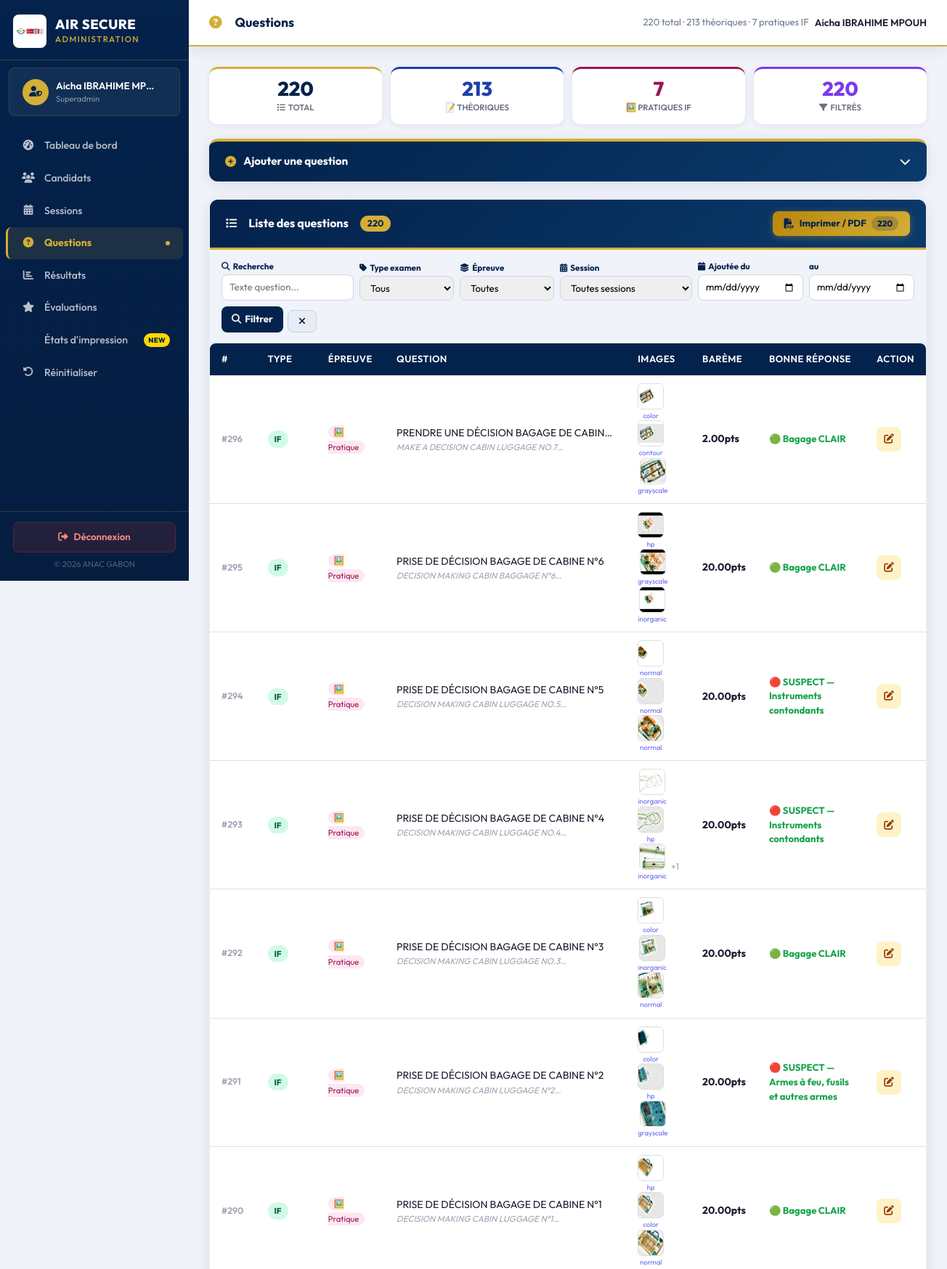
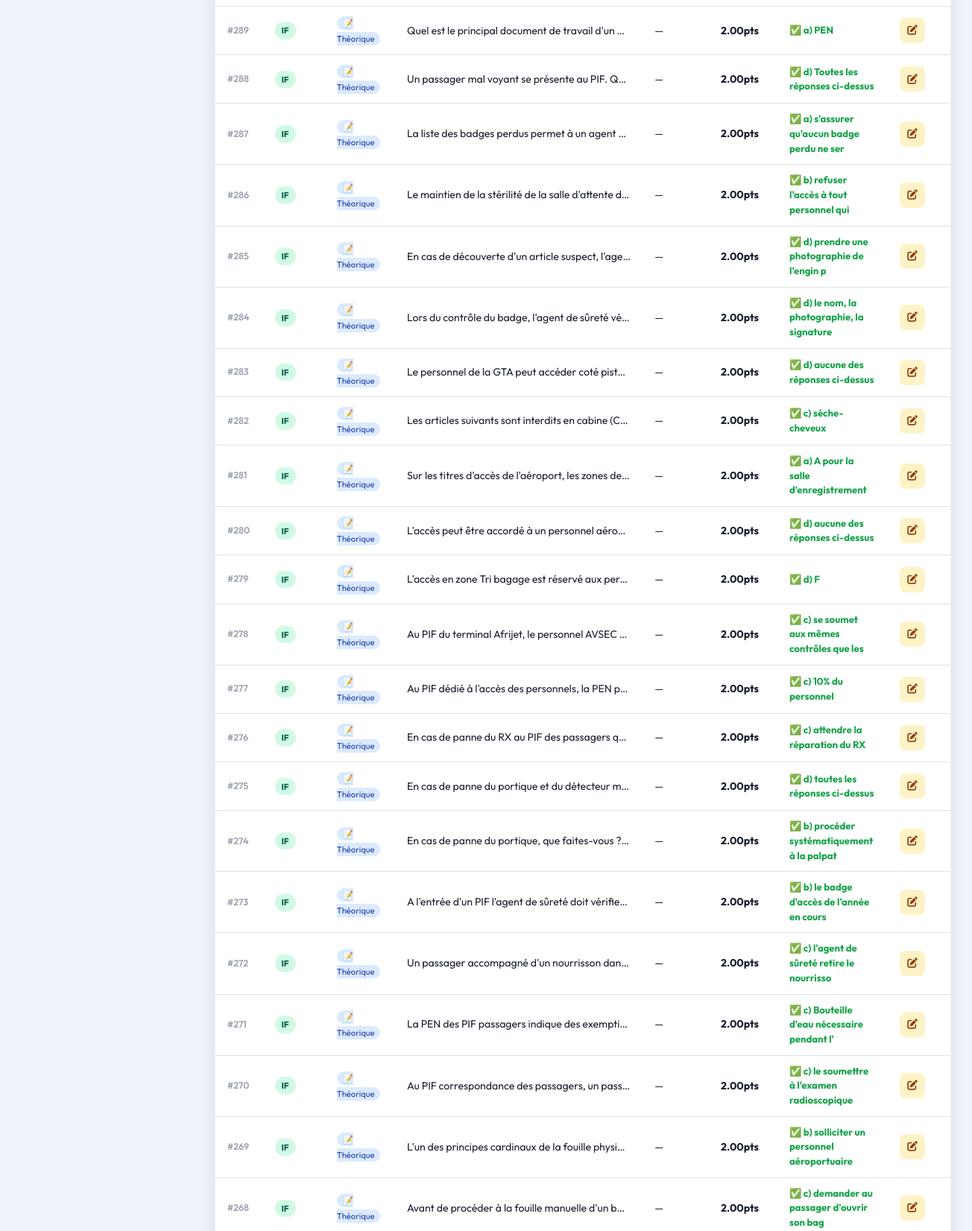
The app's page /ANAC/admin/questions.php (signed in, upper part) with its own data (2 pictures, top to bottom).
### tables this page shows
CREATE TABLE `question` (
  `id` int(11) NOT NULL,
  `idtype_examen` int(11) NOT NULL COMMENT 'FK type_examen.idtype_examen',
  `type_question` enum('theorique','pratique') DEFAULT 'theorique',
  `question_text_fr` text NOT NULL COMMENT 'Libellé français',
  `question_text_en` text NOT NULL COMMENT 'Libellé anglais',
  `images` longtext DEFAULT NULL COMMENT 'JSON array noms fichiers ex: ["if_scan1.jpg","if_bag1.jpg"]',
  `images_data` longtext DEFAULT NULL COMMENT 'JSON objet traitements par image ex: {"if_scan1.jpg":{"defaut":"hp","disponibles":["normal","hp","organic"]}}',
  `option1_fr` varchar(500) NOT NULL,
  `option1_en` varchar(500) NOT NULL,
  `option2_fr` varchar(500) NOT NULL,
  `option2_en` varchar(500) NOT NULL,
  `option3_fr` varchar(500) DEFAULT NULL,
  `option3_en` varchar(500) DEFAULT NULL,
  `option4_fr` varchar(500) DEFAULT NULL,
  `option4_en` varchar(500) DEFAULT NULL,
  `correct_option` int(1) NOT NULL COMMENT '1 à 4 — option correcte',
  `bareme` decimal(5,2) DEFAULT 2.00 COMMENT 'Points par bonne réponse',
  `created_at` timestamp NOT NULL DEFAULT current_timestamp(),
  `images_traitements` longtext DEFAULT NULL COMMENT 'Association image → traitement : {"scan1.jpg":"contour", ...}' CHECK (json_valid(`images_traitements`))
);

CREATE TABLE `type_examen` (
  `idtype_examen` int(11) NOT NULL,
  `code` varchar(20) NOT NULL COMMENT 'AS, IF, INST, SENS, FORM',
  `nom_fr` varchar(100) NOT NULL,
  `nom_en` varchar(100) NOT NULL,
  `description_fr` text DEFAULT NULL,
  `duree_minutes` int(11) NOT NULL DEFAULT 90,
  `seuil_reussite` decimal(5,2) NOT NULL DEFAULT 80.00,
  `nb_questions_theorique` int(11) DEFAULT 0,
  `nb_questions_pratique` int(11) DEFAULT 0,
  `a_deux_parties` tinyint(1) DEFAULT 0,
  `actif` tinyint(1) DEFAULT 1
);

CREATE TABLE `traitements_image` (
  `id` int(11) NOT NULL,
  `code` varchar(30) NOT NULL COMMENT 'clé JS : normal, grayscale, color...',
  `libelle` varchar(60) NOT NULL COMMENT 'Libellé affiché',
  `actif` tinyint(1) DEFAULT 1
);

### ANAC/admin/questions.php (the view, shortened to what this page needs)
<?php
include '../php/db_connection.php';
$tr_q=$conn->query("SELECT id,code,libelle FROM traitements_image WHERE actif=1 ORDER BY id");
$w = "WHERE 1=1";
$questions = $conn->query("SELECT q.*,te.code AS tc,te.nom_fr AS tn FROM question q JOIN type_examen te ON q.idtype_examen=te.idtype_examen $w ORDER BY q.id DESC");
$nb_tot=$conn->query("SELECT COUNT(*) FROM question")->fetch_row()[0];
$nb_th =$conn->query("SELECT COUNT(*) FROM question WHERE type_question='theorique'")->fetch_row()[0];
$nb_pr =$conn->query("SELECT COUNT(*) FROM question WHERE type_question='pratique'")->fetch_row()[0];
$nb_fi =$questions->num_rows;
?>
<!DOCTYPE html>
<html lang="fr">
<head>
<link href="https://cdn.jsdelivr.net/npm/bootstrap@5.3.0/dist/css/bootstrap.min.css" rel="stylesheet">
<link rel="stylesheet" href="https://cdnjs.cloudflare.com/ajax/libs/font-awesome/6.4.0/css/all.min.css">
<link href="https://cdn.jsdelivr.net/npm/sweetalert2@11/dist/sweetalert2.min.css" rel="stylesheet">
<link rel="stylesheet" href="admin_shared.css">
</head>
<body>
<div class="admin-layout">
<?php include '_sidebar.php'; ?>
<main class="admin-main">
<div class="admin-topbar">
    <div class="topbar-title"><i class="fas fa-question-circle me-2"></i>Questions</div>
    <div class="ms-auto d-flex align-items-center gap-2">
        <span style="font-size:.82rem;color:#6c7a8d;"><?= $nb_tot ?> total · <?= $nb_th ?> théoriques · <?= $nb_pr ?> pratiques IF</span>
        <span style="font-weight:600;font-size:.85rem"><?= htmlspecialchars($_SESSION['admin_nom']??'') ?></span>
    </div>
</div>
<div class="admin-content">
<div class="stat-row">
    <div class="stat-c"><div class="num" id="kpi-tot"><?= $nb_tot ?></div><div class="lbl"><i class="fas fa-list me-1"></i>Total</div></div>
    <div class="stat-c" style="border-top-color:#1e40af;"><div class="num" id="kpi-th" style="color:#1e40af;"><?= $nb_th ?></div><div class="lbl">📝 Théoriques</div></div>
    <div class="stat-c" style="border-top-color:#9d174d;"><div class="num" id="kpi-pr" style="color:#9d174d;"><?= $nb_pr ?></div><div class="lbl">🖼️ Pratiques IF</div></div>
    <div class="stat-c" style="border-top-color:#7c3aed;"><div class="num" id="kpi-fi" style="color:#7c3aed;"><?= $nb_fi ?></div><div class="lbl"><i class="fas fa-filter me-1"></i>Filtrés</div></div>
</div>
<div class="add-panel mb-4">
    <div class="add-panel-header" id="addHdr">
        <i class="fas fa-plus-circle" style="color:var(--gold)"></i>
        <span style="font-weight:700;">Ajouter une question</span>
        <i class="fas fa-chevron-down ms-auto" id="addChv"></i>
    </div>
</div>
<div class="card-admin">
    <div class="card-admin-header" style="flex-wrap:wrap;gap:8px;row-gap:6px;">
        <i class="fas fa-list me-2"></i>
        <h5>Liste des questions</h5>
        <span class="badge-count ms-2" id="badgeQ"><?= $nb_fi ?></span>
        <div style="margin-left:auto;display:flex;flex-direction:column;align-items:flex-end;">
            <button class="btn-pdf-questions" id="btnPdfQ" onclick="ouvrirImpression()">
                <i class="fas fa-file-pdf"></i>
                <span>Imprimer / PDF</span>
                <span class="pdf-count" id="pdfCount"><?= $nb_fi ?></span>
            </button>
        </div>
    </div>
    <div class="card-admin-body p-0">
        <form method="GET" id="filterForm">
            <div class="filter-ext">
                <div class="fg" style="min-width:180px;">
                    <span class="fl"><i class="fas fa-search me-1"></i>Recherche</span>
                    <input type="text" name="f_q" class="fc" id="srchQ"
                           placeholder="Texte question..."
                           value="<?= htmlspecialchars($_GET['f_q']??'') ?>">
                </div>
                <div class="fg" style="max-width:130px;">
                    <span class="fl"><i class="fas fa-tag me-1"></i>Type examen</span>
                    <select name="f_type" class="fc" id="fTE" onchange="this.form.submit()">
                        <option value="">Tous</option>
                    </select>
                </div>
                <div class="fg" style="max-width:130px;">
                    <span class="fl"><i class="fas fa-layer-group me-1"></i>Épreuve</span>
                    <select name="f_tq" class="fc" id="fTQ" onchange="this.form.submit()">
                        <option value="">Toutes</option>
                    </select>
                </div>
                <div class="fg" style="min-width:180px;">
                    <span class="fl"><i class="fas fa-calendar-alt me-1"></i>Session</span>
                    <select name="f_sess" class="fc" onchange="this.form.submit()">
                        <option value="">Toutes sessions</option>
                    </select>
                </div>
                <div class="fg" style="max-width:145px;">
                    <span class="fl"><i class="fas fa-calendar me-1"></i>Ajoutée du</span>
                    <input type="date" name="f_deb" class="fc"
                           value="<?= htmlspecialchars($_GET['f_deb']??'') ?>"
                           onchange="this.form.submit()">
                </div>
                <div class="fg" style="max-width:145px;">
                    <span class="fl">au</span>
                    <input type="date" name="f_fin" class="fc"
                           value="<?= htmlspecialchars($_GET['f_fin']??'') ?>"
                           onchange="this.form.submit()">
                </div>
                <div style="display:flex;gap:6px;align-items:flex-end;">
                    <button type="submit" class="btn-flt btn-apply"><i class="fas fa-search"></i>Filtrer</button>
                    <a href="questions.php" class="btn-flt btn-rst" style="text-decoration:none;"><i class="fas fa-times"></i></a>
                </div>
            </div>
        </form>
        <div style="overflow-x:auto;">
            <table class="table-admin" id="tblQ">
                <thead>
                    <tr><th>#</th><th>Type</th><th>Épreuve</th><th>Question</th><th>Images</th><th>Barème</th><th>Bonne réponse</th><th>Action</th></tr>
                </thead>
                <tbody>
                <?php $questions->data_seek(0); while($q=$questions->fetch_assoc()):
                    $imgs_q = !empty($q['images']) ? (json_decode($q['images'],true)??[]) : [];
                    $traits_q= !empty($q['images_traitements']) ? (json_decode($q['images_traitements'],true)??[]) : [];
                    $co = intval($q['correct_option']);
                    if ($q['type_question']==='pratique') {
                        if ($co===1) $rep_ok = '🟢 Bagage CLAIR';
                        else {
                            $cat_lib = $q['option3_fr'] ?? '';
                            $rep_ok = '🔴 SUSPECT' . ($cat_lib ? ' — '.$cat_lib : '');
                        }
                    } else {
                        $col_ok = 'option'.$co.'_fr';
                        $rep_ok = '✅ '.htmlspecialchars(mb_substr($q[$col_ok]??'',0,40));
                    }
                ?>
                <tr data-type="<?= $q['tc'] ?>" data-tq="<?= $q['type_question'] ?>"
                    data-s="<?= strtolower(htmlspecialchars($q['question_text_fr'])) ?>">
                    <td style="color:#9ca3af;font-size:.78rem;font-weight:600;">#<?= $q['id'] ?></td>
                    <td><span class="tp tp-<?= $q['tc'] ?>"><?= $q['tc'] ?></span></td>
                    <td>
                        <?= $q['type_question']==='pratique'
                            ? '<span style="font-size:.7rem;background:#fce7f3;color:#9d174d;padding:2px 8px;border-radius:20px;">🖼️ Pratique</span>'
                            : '<span style="font-size:.7rem;background:#dbeafe;color:#1e40af;padding:2px 8px;border-radius:20px;">📝 Théorique</span>' ?>
                    </td>
                    <td>
                        <div class="q-txt" title="<?= htmlspecialchars($q['question_text_fr']) ?>">
                            <?= htmlspecialchars($q['question_text_fr']) ?>
                        </div>
                        <?php if($q['question_text_en']): ?>
                        <div style="font-size:.73rem;color:#9ca3af;font-style:italic;">
                            <?= htmlspecialchars(mb_substr($q['question_text_en'],0,55)) ?>…
                        </div>
                        <?php endif; ?>
                    </td>
                    <td>
                        <?php if(!empty($imgs_q)): foreach(array_slice($imgs_q,0,3) as $im):
                            $tc = $traits_q[$im]??'normal'; ?>
                        <div style="display:inline-flex;flex-direction:column;align-items:center;gap:1px;margin-right:3px;">
                            <img src="../assets/images/<?= htmlspecialchars($im) ?>" class="img-th"
                                 onerror="this.style.opacity='.3'"
                                 onclick='showImgs(<?= json_encode($imgs_q) ?>)'>
                            <span style="font-size:.6rem;color:#6366f1;"><?= htmlspecialchars($tc) ?></span>
                        </div>
                        <?php endforeach;
                        if(count($imgs_q)>3): ?><small style="color:#9ca3af;">+<?= count($imgs_q)-3 ?></small><?php endif;
                        else: ?>—<?php endif; ?>
                    </td>
                    <td style="font-weight:700;"><?= $q['bareme'] ?>pts</td>
                    <td class="opt-ok" style="font-size:.82rem;max-width:200px;">
                        <?= $q['type_question']==='pratique'
                            ? htmlspecialchars($rep_ok)
                            : $rep_ok ?>
                    </td>
                    <td>
                        <a href="questions_edit.php?id=<?= $q['id'] ?>" class="btn-icon btn-icon-edit" title="Modifier"><i class="fas fa-edit"></i></a>
                    </td>
                </tr>
                <?php endwhile; ?>
                </tbody>
            </table>
        </div>
    </div>
</div>
</div>
</main>
</div>
</body>
</html>

### ANAC/admin/admin_shared.css (style rules this page uses)
:root { --blue: #03224c; --blue-mid: #0a3a6b; --blue-light: #e8eef7; --gold: #D4AF37; --gold-light: #f9f0c4; --success: #1a8a5a; --danger: #c0392b; --warn: #e67e22; --gray-bg: #f0f3f9; --gray-border:#dee2e6; --text-dark: #1a1f2e; --text-muted: #6c7a8d; --sidebar-w: 260px; --topbar-h: 64px; --radius: 12px; --radius-sm: 8px; --shadow: 0 4px 20px rgba(3,34,76,.10); --shadow-md: 0 8px 32px rgba(3,34,76,.15); --transition: 0.25s ease; }
*, *::before, *::after { box-sizing: border-box; }
body { margin: 0; font-family: 'Outfit', 'Candara', sans-serif; background: var(--gray-bg); color: var(--text-dark); font-size: 0.95rem; }
.admin-layout { display: flex; min-height: 100vh; }
.admin-main { flex: 1; margin-left: var(--sidebar-w); display: flex; flex-direction: column; min-height: 100vh; transition: margin-left var(--transition); }
.admin-topbar { height: var(--topbar-h); background: white; border-bottom: 2px solid var(--gold); display: flex; align-items: center; padding: 0 28px; gap: 16px; box-shadow: var(--shadow); position: sticky; top: 0; z-index: 100; }
.topbar-title { font-weight: 700; font-size: 1.1rem; color: var(--blue); flex: 1; display: flex; align-items: center; gap: 10px; }
.topbar-title i { color: var(--gold); }
.admin-content { padding: 28px; flex: 1; }
.card-admin { background: white; border-radius: var(--radius); box-shadow: var(--shadow); border: 1px solid rgba(3,34,76,.06); overflow: hidden; }
.card-admin-header { background: linear-gradient(135deg, var(--blue) 0%, var(--blue-mid) 100%); color: white; padding: 16px 22px; display: flex; align-items: center; gap: 10px; border-bottom: 3px solid var(--gold); }
.card-admin-header h5, .card-admin-header h4 { margin: 0; font-weight: 700; font-size: 1rem; }
.card-admin-header .badge-count { background: var(--gold); color: var(--blue); padding: 2px 10px; border-radius: 20px; font-size: .78rem; font-weight: 700; margin-left: auto; }
.card-admin-body { padding: 22px; }
.table-admin { width: 100%; border-collapse: separate; border-spacing: 0; }
.table-admin thead tr { background: transparent; }
.table-admin thead th { background: var(--blue); color: white; padding: 12px 16px; font-weight: 600; font-size: .82rem; letter-spacing: .4px; text-transform: uppercase; border: none; white-space: nowrap; }
.table-admin thead th:first-child { border-radius: var(--radius-sm) 0 0 0; }
.table-admin thead th:last-child { border-radius: 0 var(--radius-sm) 0 0; }
.table-admin tbody tr { background: white; transition: background var(--transition); border-bottom: 1px solid var(--gray-border); }
.table-admin tbody td { padding: 11px 16px; font-size: .88rem; vertical-align: middle; border: none; border-bottom: 1px solid var(--gray-border); }
.btn-icon { width: 34px; height: 34px; border-radius: var(--radius-sm); border: none; display: inline-flex; align-items: center; justify-content: center; cursor: pointer; font-size: .85rem; transition: all var(--transition); text-decoration: none; }
.btn-icon-edit { background: #fef3c7; color: #92400e; }
.add-panel { background: white; border-radius: var(--radius); box-shadow: var(--shadow); border-top: 4px solid var(--gold); margin-bottom: 24px; overflow: hidden; }
.add-panel-header { padding: 16px 22px; display: flex; align-items: center; gap: 10px; cursor: pointer; background: linear-gradient(135deg, var(--blue), var(--blue-mid)); color: white; }

### records on screen
question: id "296", idtype_examen.code "IF", type_question "🖼️ Pratique", question_text_fr "PRENDRE UNE DÉCISION BAGAGE DE CABIN…", question_text_en "MAKE A DECISION CABIN LUGGAGE NO.7", tc "color", tc "contour", tc "grayscale", bareme "2.00", correct_option "🟢 Bagage CLAIR"
question: id "295", idtype_examen.code "IF", type_question "🖼️ Pratique", question_text_fr "PRISE DE DÉCISION BAGAGE DE CABINE N°6", question_text_en "DECISION MAKING CABIN BAGGAGE N°6", tc "hp", tc "grayscale", tc "inorganic", bareme "20.00", correct_option "🟢 Bagage CLAIR"
question: id "294", idtype_examen.code "IF", type_question "🖼️ Pratique", question_text_fr "PRISE DE DÉCISION BAGAGE DE CABINE N°5", question_text_en "DECISION MAKING CABIN LUGGAGE NO.5", tc "normal", bareme "20.00", option3_fr "🔴 SUSPECT — Instruments contondants"
question: id "293", idtype_examen.code "IF", type_question "🖼️ Pratique", question_text_fr "PRISE DE DÉCISION BAGAGE DE CABINE N°4", question_text_en "DECISION MAKING CABIN LUGGAGE NO.4", tc "inorganic", tc "hp", count($imgs_q)-3 "1", bareme "20.00", option3_fr "🔴 SUSPECT — Instruments contondants"
question: id "292", idtype_examen.code "IF", type_question "🖼️ Pratique", question_text_fr "PRISE DE DÉCISION BAGAGE DE CABINE N°3", question_text_en "DECISION MAKING CABIN LUGGAGE NO.3", tc "color", tc "inorganic", tc "normal", bareme "20.00", correct_option "🟢 Bagage CLAIR"
question: id "291", idtype_examen.code "IF", type_question "🖼️ Pratique", question_text_fr "PRISE DE DÉCISION BAGAGE DE CABINE N°2", question_text_en "DECISION MAKING CABIN LUGGAGE N°2", tc "color", tc "hp", tc "grayscale", bareme "20.00", option3_fr "🔴 SUSPECT — Armes à feu, fusils et autres armes"
question: id "290", idtype_examen.code "IF", type_question "🖼️ Pratique", question_text_fr "PRISE DE DÉCISION BAGAGE DE CABINE N°1", question_text_en "DECISION MAKING CABIN LUGGAGE N°1", tc "hp", tc "color", tc "normal", bareme "20.00", correct_option "🟢 Bagage CLAIR"
question: id "289", idtype_examen.code "IF", type_question "📝 Théorique", question_text_fr "Quel est le principal document de travail d'un…", bareme "2.00", rep_ok "✅ a) PEN"
question: id "288", idtype_examen.code "IF", type_question "📝 Théorique", question_text_fr "Un passager mal voyant se présente au PIF. Q…", bareme "2.00", rep_ok "✅ d) Toutes les réponses ci-dessus"
question: id "287", idtype_examen.code "IF", type_question "📝 Théorique", question_text_fr "La liste des badges perdus permet à un agent…", bareme "2.00", rep_ok "✅ a) s'assurer qu'aucun badge perdu ne ser"
question: id "286", idtype_examen.code "IF", type_question "📝 Théorique", question_text_fr "Le maintien de la stérilité de la salle d'attente d…", bareme "2.00", rep_ok "✅ b) refuser l'accès à tout personnel qui"
question: id "285", idtype_examen.code "IF", type_question "📝 Théorique", question_text_fr "En cas de découverte d'un article suspect, l'age…", bareme "2.00", rep_ok "✅ d) prendre une photographie de l'engin p"
question: id "284", idtype_examen.code "IF", type_question "📝 Théorique", question_text_fr "Lors du contrôle du badge, l'agent de sûreté vé…", bareme "2.00", rep_ok "✅ d) le nom, la photographie, la signature"
question: id "283", idtype_examen.code "IF", type_question "📝 Théorique", question_text_fr "Le personnel de la GTA peut accéder coté pist…", bareme "2.00", rep_ok "✅ d) aucune des réponses ci-dessus"
question: id "282", idtype_examen.code "IF", type_question "📝 Théorique", question_text_fr "Les articles suivants sont interdits en cabine (C…", bareme "2.00", rep_ok "✅ c) sèche-cheveux"
question: id "281", idtype_examen.code "IF", type_question "📝 Théorique", question_text_fr "Sur les titres d'accès de l'aéroport, les zones de…", bareme "2.00", rep_ok "✅ a) A pour la salle d'enregistrement"
question: id "280", idtype_examen.code "IF", type_question "📝 Théorique", question_text_fr "L'accès peut être accordé à un personnel aéro…", bareme "2.00", rep_ok "✅ d) aucune des réponses ci-dessus"
question: id "279", idtype_examen.code "IF", type_question "📝 Théorique", question_text_fr "L'accès en zone Tri bagage est réservé aux per…", bareme "2.00", rep_ok "✅ d) F"
question: id "278", idtype_examen.code "IF", type_question "📝 Théorique", question_text_fr "Au PIF du terminal Afrijet, le personnel AVSEC…", bareme "2.00", rep_ok "✅ c) se soumet aux mêmes contrôles que les"
question: id "277", idtype_examen.code "IF", type_question "📝 Théorique", question_text_fr "Au PIF dédié à l'accès des personnels, la PEN p…", bareme "2.00", rep_ok "✅ c) 10% du personnel"
question: id "276", idtype_examen.code "IF", type_question "📝 Théorique", question_text_fr "En cas de panne du RX au PIF des passagers q…", bareme "2.00", rep_ok "✅ c) attendre la réparation du RX"
question: id "275", idtype_examen.code "IF", type_question "📝 Théorique", question_text_fr "En cas de panne du portique et du détecteur m…", bareme "2.00", rep_ok "✅ d) toutes les réponses ci-dessus"
question: id "274", idtype_examen.code "IF", type_question "📝 Théorique", question_text_fr "En cas de panne du portique, que faites-vous ?…", bareme "2.00", rep_ok "✅ b) procéder systématiquement à la palpat"
question: id "273", idtype_examen.code "IF", type_question "📝 Théorique", question_text_fr "A l'entrée d'un PIF l'agent de sûreté doit vérifie…", bareme "2.00", rep_ok "✅ b) le badge d'accès de l'année en cours"
question: id "272", idtype_examen.code "IF", type_question "📝 Théorique", question_text_fr "Un passager accompagné d'un nourrisson dan…", bareme "2.00", rep_ok "✅ c) l'agent de sûreté retire le nourrisso"
question: id "271", idtype_examen.code "IF", type_question "📝 Théorique", question_text_fr "La PEN des PIF passagers indique des exempti…", bareme "2.00", rep_ok "✅ c) Bouteille d'eau nécessaire pendant l'"
question: id "270", idtype_examen.code "IF", type_question "📝 Théorique", question_text_fr "Au PIF correspondance des passagers, un pass…", bareme "2.00", rep_ok "✅ c) le soumettre à l'examen radioscopique"
question: id "269", idtype_examen.code "IF", type_question "📝 Théorique", question_text_fr "L'un des principes cardinaux de la fouille physi…", bareme "2.00", rep_ok "✅ b) solliciter un personnel aéroportuaire"
question: id "268", idtype_examen.code "IF", type_question "📝 Théorique", question_text_fr "Avant de procéder à la fouille manuelle d'un b…", bareme "2.00", rep_ok "✅ c) demander au passager d'ouvrir son bag"

### other values on screen
$_SESSION['admin_nom'] "Aicha IBRAHIME MP…"
$_SESSION['admin_role'] "Superadmin"
$item['label'] "Tableau de bord"
$item['label'] "Candidats"
$item['label'] "Sessions"
$item['label'] "Questions"
$item['label'] "Résultats"
$item['label'] "Évaluations"
$item['label'] "États d'impression"
$item['badge'] "NEW"
$item['label'] "Réinitialiser"
$nb_tot "220"
$nb_th "213"
$nb_pr "7"
$_SESSION['admin_nom'] "Aicha IBRAHIME MPOUH"
